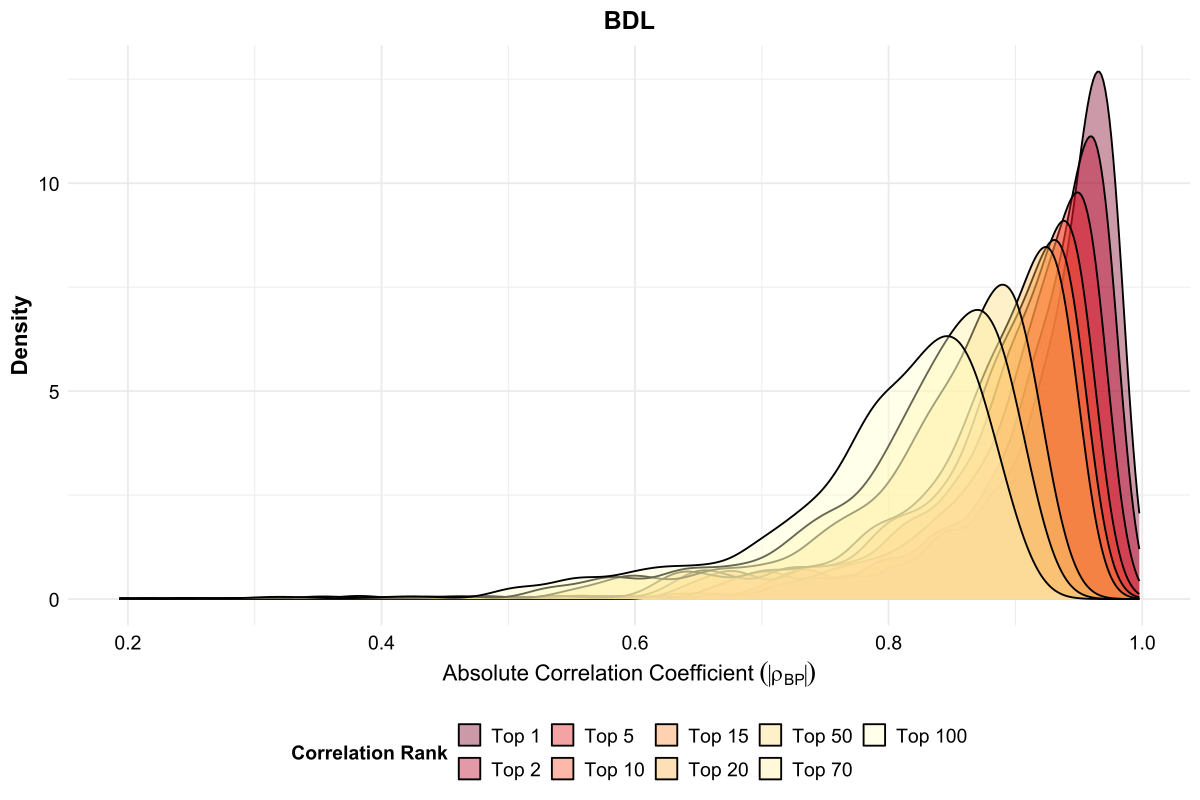

This figure's R source:
# ==============================================================================
# SCRIPT: Protein_Correlation_Density_BDL.R
# OBJECTIVE: Quantify the 'Correlatability' of the protein landscape.
#            Calculate the distribution of Top N absolute correlations (|r|)
#            among 943 proteins in the BDL dataset.
# ==============================================================================

library(data.table)
library(ggplot2)
library(gridExtra)

# 1. LOAD DATA
# -------------------------------------------------------------------------
print("Loading BDL data...")
load("C:/Users/ngoune/Documents/Projet I/Protein_Modeling_share/Cross_Data_Analysis/DTccl4_DT_LCPM_Gene_Protein_full.RData")
#load("C:/Users/ngoune/Documents/Projet I/Protein_Modeling_share/Cross_Data_Analysis/Funktionen_Merged_Data/Batch_corrected_data/DTccl4_DT_LCPM_BatchCorrected_3_Groups.RData")
BDL_DT <- DTccl4_DT_LCPM[is.na(TreatmentTime)] # BDL samples have NA TreatmentTime
#BDL_DT <- Full_DT[is.na(TreatmentTime)] # BDL samples have NA TreatmentTime

#sub_dt <- BDL_DT[Treatment %in% c("BDL", "control")]

# Create a mapping for ProteinID (Uniprot Accessions)
#protein_map <- unique(sub_dt[, .(GeneProtein, ProteinID)])
protein_map <- unique(BDL_DT[, .(GeneProtein, ProteinID)])
setkey(protein_map, GeneProtein)

# 2. PREPARE MATRIX (943 Proteins x 12 Samples)
# -------------------------------------------------------------------------
#dat_wide <- dcast(sub_dt, GeneProtein ~ MiceInfo, value.var = "ProteinIntensity") 
dat_wide <- dcast(BDL_DT, GeneProtein ~ MiceInfo, value.var = "ProteinIntensity") 
mat <- as.matrix(dat_wide[, -1, with = FALSE])
rownames(mat) <- dat_wide$GeneProtein

# Ensure no missing values for correlation
mat_clean <- na.omit(mat)
print(paste("Proteins analyzed:", nrow(mat_clean)))

# 3. COMPUTE CORRELATION MATRIX (Pearson)
# -------------------------------------------------------------------------
print("Calculating 943x943 correlation matrix...")
cor_mat <- cor(t(mat_clean), method = "pearson")
# Take absolute values to handle anti-correlations
abs_cor_mat <- abs(cor_mat)

# 4. EXTRACT TOP N CORRELS PER PROTEIN
# -------------------------------------------------------------------------
# Diagonal is 1.0 (self), so we must ignore it
diag(abs_cor_mat) <- 0 

extract_top_n_stats <- function(mat, n_val) {
  # Sort each row and pick the n-th largest value
  top_vals <- apply(mat, 1, function(x) {
    sorted_x <- sort(x, decreasing = TRUE)
    return(sorted_x[n_val])
  })
  return(data.table(Protein = names(top_vals), Max_R = top_vals, Tier = paste0("Top ", n_val)))
}

tiers <- c(1, 2, 5, 10, 15, 20, 50, 70, 100)
results_list <- lapply(tiers, function(n) extract_top_n_stats(abs_cor_mat, n))
combined_results <- rbindlist(results_list)

# 5. VISUALIZATION
# -------------------------------------------------------------------------
pdf_path <- "C:/Users/ngoune/Documents/Projet I/Protein_Modeling_share/New_Data/Protein_Correlation_Density_BDL.pdf"
cairo_pdf(pdf_path, width = 12, height = 8)

# Figure 1: Overlaid Densities
p_dens <- ggplot(combined_results, aes(x = Max_R, fill = factor(Tier, levels = paste0("Top ", tiers)))) +
  geom_density(alpha = 0.4) +
  scale_fill_brewer(palette = "YlOrRd", direction = -1) +
  labs(title = "BDL",
       x = expression(Absolute~Correlation~Coefficient~(abs(rho[BP]))), 
       y = "Density",
       fill = "Correlation Rank") +
  theme_minimal(base_size = 14) +
  theme(plot.title = element_text(face="bold", size=18, hjust = 0.5),
        axis.title = element_text(size = 16, face = "bold"),
        axis.text = element_text(size = 14, color = "black"),
        legend.text = element_text(size = 14),
        legend.title = element_text(size = 14, face = "bold"),
        legend.position = "bottom")

# Figure 2: Faceted View for Clarity
p_facet <- ggplot(combined_results, aes(x = Max_R, fill = Tier)) +
  geom_histogram(bins = 50, color = "white", linewidth = 0.1) +
  facet_wrap(~factor(Tier, levels = paste0("Top ", tiers)), scales = "free_y") +
  labs(title = "BDL",
       x = expression(Absolute~Correlation~Coefficient~(abs(rho[BP]))),
       y = "Frequency") +
  theme_minimal(base_size = 14) +
  theme(plot.title = element_text(face="bold", size=18, hjust = 0.5),
        axis.title = element_text(size = 16, face = "bold"),
        axis.text = element_text(size = 14, color = "black"),
        strip.text = element_text(size = 14, face = "bold"),
        legend.position = "none")

# Page 1: Overlaid Densities
print(p_dens)

# Page 2: Faceted Histograms
print(p_facet)

# -------------------------------------------------------------------------
# 6. GLOBAL CENTRALITY (MASTER DRIVERS)
# -------------------------------------------------------------------------
# Identify proteins that correlate well with EVERYTHING
centrality_stats <- data.table(
  GeneProtein = rownames(abs_cor_mat),
  Min_Abs_R   = apply(abs_cor_mat, 1, min),
  Mean_Abs_R  = apply(abs_cor_mat, 1, mean),
  Thresh_80pct = apply(abs_cor_mat, 1, function(x) quantile(x, probs = 0.20)),
  Thresh_90pct = apply(abs_cor_mat, 1, function(x) quantile(x, probs = 0.10))
)

# Merge with IDs for plotting
centrality_stats <- merge(centrality_stats, protein_map, by = "GeneProtein")
setnames(centrality_stats, "ProteinID", "Protein")

# Page 3: Top 10 Master Proteins (saved) and Top 30 Master Proteins (plotted)
top_10_min <- centrality_stats[order(-Min_Abs_R)][1:10] #10
top_30_min <- centrality_stats[order(-Min_Abs_R)][1:30]

p_top_min <- ggplot(top_30_min, aes(x = reorder(Protein, Min_Abs_R), y = Min_Abs_R)) +
  geom_bar(stat = "identity", fill = "purple") +
  coord_flip() +
  labs(title = "BDL",
       x = "Protein", y = expression(Minimum~abs(rho[BP]))) +
  theme_minimal(base_size = 14) +
  theme(plot.title = element_text(face="bold", size=18, hjust = 0.5),
        axis.title = element_text(size = 16, face = "bold"),
        axis.text = element_text(size = 14, color = "black"))

# Page 3: Top 50 Master Proteins (Mean |rho_BP|)
top_50_mean <- centrality_stats[order(-Mean_Abs_R)][1:50]

p_top_mean <- ggplot(top_50_mean, aes(x = reorder(Protein, Mean_Abs_R), y = Mean_Abs_R)) +
  geom_bar(stat = "identity", fill = "darkgreen") +
  coord_flip() +
  labs(title = "BDL",
       x = "Protein", y = expression(Mean~abs(rho[BP]))) +
  theme_minimal(base_size = 14) +
  theme(plot.title = element_text(face="bold", size=18, hjust = 0.5),
        axis.title = element_text(size = 16, face = "bold"),
        axis.text.y = element_text(size = 8.5, color = "black"),
        axis.text.x = element_text(size = 12, color = "black"))

# Print Page 3 (Top 50 Hubs)
print(p_top_mean)

# Page 4: Top 50 Mastery (80% Coverage)
top_50_80pct <- centrality_stats[order(-Thresh_80pct)][1:50]

p_top_80 <- ggplot(top_50_80pct, aes(x = reorder(Protein, Thresh_80pct), y = Thresh_80pct)) +
  geom_bar(stat = "identity", fill = "#E67E22", width = 0.75) +
  coord_flip() +
  labs(title = expression(bold("BDL")),
       x = expression(bold("Protein")), 
       y = expression(bold("Threshold |"*rho[BP]*"| (80% coverage)"))) +
  theme_bw(base_size = 14, base_family = "sans") +
  theme(
    text = element_text(family = "sans"),
    plot.title = element_text(family = "sans", face = "bold", size = 18, hjust = 0.5, color = "black", margin = margin(b = 10)),
    axis.title.x = element_text(family = "sans", face = "bold", size = 14, color = "black"),
    axis.title.y = element_text(family = "sans", face = "bold", size = 14, color = "black"),
    axis.text.x  = element_text(family = "sans", face = "bold", size = 12, color = "black"),
    axis.text.y  = element_text(family = "sans", face = "bold", size = 9, color = "black"),
    panel.grid.major = element_line(color = "grey90", linewidth = 0.3),
    panel.grid.minor = element_blank(),
    panel.border     = element_rect(color = "black", fill = NA, linewidth = 1.1)
  )

# Page 5: Top 50 Mastery (90% Coverage)
top_50_90pct <- centrality_stats[order(-Thresh_90pct)][1:50]

p_top_90 <- ggplot(top_50_90pct, aes(x = reorder(Protein, Thresh_90pct), y = Thresh_90pct)) +
  geom_bar(stat = "identity", fill = "brown") +
  coord_flip() +
  labs(title = "BDL",
       x = "Protein", y = expression(Threshold~abs(rho[BP])~(90*'% Coverage'))) +
  theme_minimal(base_size = 14) +
  theme(plot.title = element_text(face="bold", size=18, hjust = 0.5),
        axis.title = element_text(size = 16, face = "bold"),
        axis.text.y = element_text(size = 8.5, color = "black"),
        axis.text.x = element_text(size = 12, color = "black"))

# Print Page 4 (Top 50 Mastery 80% Coverage)
print(p_top_80)

# Print Page 5 (Top 50 Mastery 90% Coverage)
print(p_top_90)

dev.off()

#rdata_path <- "C:/Users/ngoune/Documents/Projet I/Protein_Modeling_share/New_Data/Top10_Mastery_Hubs_Protein_BDL_Raw.RData"
#save(top_10_mean, top_10_80pct, top_10_90pct, file = rdata_path)



top_10_mean  <- centrality_stats[order(-Mean_Abs_R)][1:10]
top_10_80pct <- centrality_stats[order(-Thresh_80pct)][1:10]
top_10_90pct <- centrality_stats[order(-Thresh_90pct)][1:10]

rdata_path <- "C:/Users/ngoune/Documents/Projet I/Protein_Modeling_share/New_Data/Top10_Mastery_Hubs_Protein_BDL_Batch.RData"
save(top_10_mean, top_10_80pct, top_10_90pct, file = rdata_path)



# rdata_path <- "C:/Users/ngoune/Documents/Projet I/Protein_Modeling_share/New_Data/Top30_Mastery_Hubs_BDL_Batch_Full.RData"
# save(top_30_mean, top_30_80pct, top_30_90pct, file = rdata_path)
# print(paste("Saved Top 30 RData to:", rdata_path))

# rdata_path <- "C:/Users/ngoune/Documents/Projet I/Protein_Modeling_share/New_Data/Top30_Mastery_Hubs_BDL_Batch_Subset.RData"
# save(top_30_mean, top_30_80pct, top_30_90pct, file = rdata_path)
# print(paste("Saved Top 30 RData to:", rdata_path))


# rdata_path <- "C:/Users/ngoune/Documents/Projet I/Protein_Modeling_share/New_Data/Top30_Mastery_Hubs_BDL_Full.RData"
# save(top_30_mean, top_30_80pct, top_30_90pct, file = rdata_path)
# print(paste("Saved Top 30 RData to:", rdata_path))

# rdata_path <- "C:/Users/ngoune/Documents/Projet I/Protein_Modeling_share/New_Data/Top30_Mastery_Hubs_BDL_Subset.RData"
# save(top_30_mean, top_30_80pct, top_30_90pct, file = rdata_path)
# print(paste("Saved Top 30 RData to:", rdata_path))

print(paste("SUCCESS! BDL Correlation Density & Centrality report saved to:", pdf_path))



# ==============================================================================
# OPTION 3: MERGED DATASET MASTERY HUB PROTEINS CALCULATION (Darwin's addition)
# ==============================================================================
# This section calculates the Top 10 Mastery Hubs directly on the combined
# BDL + CCl4 merged dataset (after ComBat batch correction) so they can be
# used for Procedure 3 (merged data modeling).

print("Loading Merged Batch-Corrected dataset...")
load("C:/Users/ngoune/Documents/Projet I/Protein_Modeling_share/New_Data/DTccl4_DT_LCPM_BatchCorrected_3_Groups.RData")
Full_DT <- as.data.table(Full_DT)

# Use ComBat corrected values for protein intensities
Full_DT$ProteinIntensity <- Full_DT$ComBat_Protein_Raw

# Identify the 943 core overlap proteins in the merged dataset
prot_bdl <- unique(Full_DT[Treatment %in% c("BDL", "control", "BDL_ASBTi"), GeneProtein])
prot_ccl4 <- unique(Full_DT[Treatment %in% c("ccl4", "oil"), GeneProtein])
core_merged_proteins <- intersect(prot_bdl, prot_ccl4)

Full_DT_core <- Full_DT[GeneProtein %in% core_merged_proteins]

# Create a mapping for ProteinID (Uniprot Accessions)
protein_map_merged <- unique(Full_DT_core[, .(GeneProtein, ProteinID)])
setkey(protein_map_merged, GeneProtein)

# Prepare Matrix (943 Proteins x all mice in merged dataset)
dat_wide_merged <- dcast(Full_DT_core, GeneProtein ~ MiceInfo, value.var = "ProteinIntensity")
mat_merged <- as.matrix(dat_wide_merged[, -1, with = FALSE])
rownames(mat_merged) <- dat_wide_merged$GeneProtein

# Omit missing values for correlation (excluding mice with no protein data)
non_empty_cols_merged <- colnames(mat_merged)[colSums(!is.na(mat_merged)) > 0]
mat_merged_valid <- mat_merged[, non_empty_cols_merged, drop = FALSE]
mat_merged_clean <- na.omit(mat_merged_valid)
print(paste("Merged Proteins analyzed:", nrow(mat_merged_clean)))

# Compute Correlation Matrix (Pearson)
print("Calculating 943x943 merged correlation matrix...")
cor_mat_merged <- cor(t(mat_merged_clean), method = "pearson")
abs_cor_mat_merged <- abs(cor_mat_merged)
diag(abs_cor_mat_merged) <- 0

# Compute Centrality Statistics
print("Calculating merged centrality statistics...")
centrality_stats_merged <- data.table(
  GeneProtein = rownames(abs_cor_mat_merged),
  Min_Abs_R   = apply(abs_cor_mat_merged, 1, min),
  Mean_Abs_R  = apply(abs_cor_mat_merged, 1, mean),
  Thresh_80pct = apply(abs_cor_mat_merged, 1, function(x) quantile(x, probs = 0.20)),
  Thresh_90pct = apply(abs_cor_mat_merged, 1, function(x) quantile(x, probs = 0.10))
)

centrality_stats_merged <- merge(centrality_stats_merged, protein_map_merged, by = "GeneProtein")
setnames(centrality_stats_merged, "ProteinID", "Protein")

# Extract Top 10 Mastery Hubs
top_10_mean  <- centrality_stats_merged[order(-Mean_Abs_R)][1:10]
top_10_80pct <- centrality_stats_merged[order(-Thresh_80pct)][1:10]
top_10_90pct <- centrality_stats_merged[order(-Thresh_90pct)][1:10]

# Save Merged Mastery RData file
merged_rdata_path <- "C:/Users/ngoune/Documents/Projet I/Protein_Modeling_share/New_Data/Top10_Mastery_Hubs_Protein_Merged_Batch.RData"
save(top_10_mean, top_10_80pct, top_10_90pct, file = merged_rdata_path)

print(paste("SUCCESS! Merged Mastery Hubs saved to:", merged_rdata_path))
print("Selected Top 10 Merged Mastery Hubs (80% Coverage threshold):")
print(top_10_80pct[, .(Protein, Thresh_80pct)])


# ==============================================================================
# BATCH-CORRECTED BDL & CCL4 MASTERY HUB PROTEINS CALCULATION (Darwin's addition)
# ==============================================================================
# This section calculates the Top 10 Mastery Hubs for BDL and CCL4 separately
# using the batch-corrected dataset (Full_DT with ComBat_Protein_Raw).
# This corrects the original bug where BDL_Batch and CCL4_Batch files were
# calculated on raw, uncorrected data.

# A. BDL BATCH-CORRECTED HUBS
print("\nCalculating BDL batch-corrected centrality statistics...")
BDL_DT_batch <- Full_DT_core[is.na(TreatmentTime)] # BDL has NA TreatmentTime

dat_wide_bdl_batch <- dcast(BDL_DT_batch, GeneProtein ~ MiceInfo, value.var = "ProteinIntensity")
mat_bdl_batch <- as.matrix(dat_wide_bdl_batch[, -1, with = FALSE])
rownames(mat_bdl_batch) <- dat_wide_bdl_batch$GeneProtein

non_empty_cols_bdl_batch <- colnames(mat_bdl_batch)[colSums(!is.na(mat_bdl_batch)) > 0]
mat_bdl_batch_valid <- mat_bdl_batch[, non_empty_cols_bdl_batch, drop = FALSE]
mat_bdl_batch_clean <- na.omit(mat_bdl_batch_valid)
print(paste("BDL Batch Proteins analyzed:", nrow(mat_bdl_batch_clean)))

cor_mat_bdl <- cor(t(mat_bdl_batch_clean), method = "pearson")
abs_cor_mat_bdl <- abs(cor_mat_bdl)
diag(abs_cor_mat_bdl) <- 0

centrality_stats_bdl <- data.table(
  GeneProtein = rownames(abs_cor_mat_bdl),
  Min_Abs_R   = apply(abs_cor_mat_bdl, 1, min),
  Mean_Abs_R  = apply(abs_cor_mat_bdl, 1, mean),
  Thresh_80pct = apply(abs_cor_mat_bdl, 1, function(x) quantile(x, probs = 0.20)),
  Thresh_90pct = apply(abs_cor_mat_bdl, 1, function(x) quantile(x, probs = 0.10))
)
centrality_stats_bdl <- merge(centrality_stats_bdl, protein_map_merged, by = "GeneProtein")
setnames(centrality_stats_bdl, "ProteinID", "Protein")

top_10_mean_bdl  <- centrality_stats_bdl[order(-Mean_Abs_R)][1:10]
top_10_80pct_bdl <- centrality_stats_bdl[order(-Thresh_80pct)][1:10]
top_10_90pct_bdl <- centrality_stats_bdl[order(-Thresh_90pct)][1:10]

# Assign to target names and save
top_10_mean  <- top_10_mean_bdl
top_10_80pct <- top_10_80pct_bdl
top_10_90pct <- top_10_90pct_bdl

bdl_rdata_path <- "C:/Users/ngoune/Documents/Projet I/Protein_Modeling_share/New_Data/Top10_Mastery_Hubs_Protein_BDL_Batch.RData"
save(top_10_mean, top_10_80pct, top_10_90pct, file = bdl_rdata_path)
print(paste("SUCCESS! BDL Batch-Corrected Mastery Hubs saved to:", bdl_rdata_path))


# B. CCL4 BATCH-CORRECTED HUBS
print("\nCalculating CCL4 batch-corrected centrality statistics...")
CCL4_DT_batch <- Full_DT_core[!is.na(TreatmentTime)] # CCL4 has non-NA TreatmentTime

dat_wide_ccl4_batch <- dcast(CCL4_DT_batch, GeneProtein ~ MiceInfo, value.var = "ProteinIntensity")
mat_ccl4_batch <- as.matrix(dat_wide_ccl4_batch[, -1, with = FALSE])
rownames(mat_ccl4_batch) <- dat_wide_ccl4_batch$GeneProtein

non_empty_cols_ccl4_batch <- colnames(mat_ccl4_batch)[colSums(!is.na(mat_ccl4_batch)) > 0]
mat_ccl4_batch_valid <- mat_ccl4_batch[, non_empty_cols_ccl4_batch, drop = FALSE]
mat_ccl4_batch_clean <- na.omit(mat_ccl4_batch_valid)
print(paste("CCL4 Batch Proteins analyzed:", nrow(mat_ccl4_batch_clean)))

cor_mat_ccl4 <- cor(t(mat_ccl4_batch_clean), method = "pearson")
abs_cor_mat_ccl4 <- abs(cor_mat_ccl4)
diag(abs_cor_mat_ccl4) <- 0

centrality_stats_ccl4 <- data.table(
  GeneProtein = rownames(abs_cor_mat_ccl4),
  Min_Abs_R   = apply(abs_cor_mat_ccl4, 1, min),
  Mean_Abs_R  = apply(abs_cor_mat_ccl4, 1, mean),
  Thresh_80pct = apply(abs_cor_mat_ccl4, 1, function(x) quantile(x, probs = 0.20)),
  Thresh_90pct = apply(abs_cor_mat_ccl4, 1, function(x) quantile(x, probs = 0.10))
)
centrality_stats_ccl4 <- merge(centrality_stats_ccl4, protein_map_merged, by = "GeneProtein")
setnames(centrality_stats_ccl4, "ProteinID", "Protein")

top_10_mean_ccl4  <- centrality_stats_ccl4[order(-Mean_Abs_R)][1:10]
top_10_80pct_ccl4 <- centrality_stats_ccl4[order(-Thresh_80pct)][1:10]
top_10_90pct_ccl4 <- centrality_stats_ccl4[order(-Thresh_90pct)][1:10]

# Assign to target names and save
top_10_mean  <- top_10_mean_ccl4
top_10_80pct <- top_10_80pct_ccl4
top_10_90pct <- top_10_90pct_ccl4

ccl4_rdata_path <- "C:/Users/ngoune/Documents/Projet I/Protein_Modeling_share/New_Data/Top10_Mastery_Hubs_Protein_CCL4_Batch.RData"
save(top_10_mean, top_10_80pct, top_10_90pct, file = ccl4_rdata_path)
print(paste("SUCCESS! CCL4 Batch-Corrected Mastery Hubs saved to:", ccl4_rdata_path))


# ==============================================================================
# RAW (UNCORRECTED) BDL, CCL4 & MERGED MASTERY HUB PROTEINS CALCULATION
# ==============================================================================
# This section calculates the Top 10 Mastery Hubs for BDL, CCL4, and Merged
# separately using the raw uncorrected dataset (DTccl4_DT_LCPM).

print("\nLoading Raw Uncorrected dataset...")
load("C:/Users/ngoune/Documents/Projet I/Protein_Modeling_share/Cross_Data_Analysis/DTccl4_DT_LCPM_Gene_Protein_full.RData")
DT_raw <- as.data.table(DTccl4_DT_LCPM)

# Identify the 943 core overlap proteins in the raw dataset
prot_bdl_raw <- unique(DT_raw[Treatment %in% c("BDL", "control", "BDL_ASBTi"), GeneProtein])
prot_ccl4_raw <- unique(DT_raw[Treatment %in% c("ccl4", "oil"), GeneProtein])
core_raw_proteins <- intersect(prot_bdl_raw, prot_ccl4_raw)

DT_raw_core <- DT_raw[GeneProtein %in% core_raw_proteins]

# Create a mapping for ProteinID (Uniprot Accessions)
protein_map_raw <- unique(DT_raw_core[, .(GeneProtein, ProteinID)])
setkey(protein_map_raw, GeneProtein)

# A. BDL RAW HUBS
print("Calculating BDL raw centrality statistics...")
BDL_DT_raw <- DT_raw_core[is.na(TreatmentTime)]

dat_wide_bdl_raw <- dcast(BDL_DT_raw, GeneProtein ~ MiceInfo, value.var = "ProteinIntensity")
mat_bdl_raw <- as.matrix(dat_wide_bdl_raw[, -1, with = FALSE])
rownames(mat_bdl_raw) <- dat_wide_bdl_raw$GeneProtein

non_empty_cols_bdl_raw <- colnames(mat_bdl_raw)[colSums(!is.na(mat_bdl_raw)) > 0]
mat_bdl_raw_valid <- mat_bdl_raw[, non_empty_cols_bdl_raw, drop = FALSE]
mat_bdl_raw_clean <- na.omit(mat_bdl_raw_valid)
print(paste("BDL Raw Proteins analyzed:", nrow(mat_bdl_raw_clean)))

cor_mat_bdl_raw <- cor(t(mat_bdl_raw_clean), method = "pearson")
abs_cor_mat_bdl_raw <- abs(cor_mat_bdl_raw)
diag(abs_cor_mat_bdl_raw) <- 0

centrality_stats_bdl_raw <- data.table(
  GeneProtein = rownames(abs_cor_mat_bdl_raw),
  Min_Abs_R   = apply(abs_cor_mat_bdl_raw, 1, min),
  Mean_Abs_R  = apply(abs_cor_mat_bdl_raw, 1, mean),
  Thresh_80pct = apply(abs_cor_mat_bdl_raw, 1, function(x) quantile(x, probs = 0.20)),
  Thresh_90pct = apply(abs_cor_mat_bdl_raw, 1, function(x) quantile(x, probs = 0.10))
)
centrality_stats_bdl_raw <- merge(centrality_stats_bdl_raw, protein_map_raw, by = "GeneProtein")
setnames(centrality_stats_bdl_raw, "ProteinID", "Protein")

top_10_mean_bdl_raw  <- centrality_stats_bdl_raw[order(-Mean_Abs_R)][1:10]
top_10_80pct_bdl_raw <- centrality_stats_bdl_raw[order(-Thresh_80pct)][1:10]
top_10_90pct_bdl_raw <- centrality_stats_bdl_raw[order(-Thresh_90pct)][1:10]

top_10_mean  <- top_10_mean_bdl_raw
top_10_80pct <- top_10_80pct_bdl_raw
top_10_90pct <- top_10_90pct_bdl_raw

bdl_raw_rdata_path <- "C:/Users/ngoune/Documents/Projet I/Protein_Modeling_share/New_Data/Top10_Mastery_Hubs_Protein_BDL_Raw.RData"
save(top_10_mean, top_10_80pct, top_10_90pct, file = bdl_raw_rdata_path)
print(paste("SUCCESS! BDL Raw Mastery Hubs saved to:", bdl_raw_rdata_path))


# B. CCL4 RAW HUBS
print("Calculating CCL4 raw centrality statistics...")
CCL4_DT_raw <- DT_raw_core[!is.na(TreatmentTime)]

dat_wide_ccl4_raw <- dcast(CCL4_DT_raw, GeneProtein ~ MiceInfo, value.var = "ProteinIntensity")
mat_ccl4_raw <- as.matrix(dat_wide_ccl4_raw[, -1, with = FALSE])
rownames(mat_ccl4_raw) <- dat_wide_ccl4_raw$GeneProtein

non_empty_cols_ccl4_raw <- colnames(mat_ccl4_raw)[colSums(!is.na(mat_ccl4_raw)) > 0]
mat_ccl4_raw_valid <- mat_ccl4_raw[, non_empty_cols_ccl4_raw, drop = FALSE]
mat_ccl4_raw_clean <- na.omit(mat_ccl4_raw_valid)
print(paste("CCL4 Raw Proteins analyzed:", nrow(mat_ccl4_raw_clean)))

cor_mat_ccl4_raw <- cor(t(mat_ccl4_raw_clean), method = "pearson")
abs_cor_mat_ccl4_raw <- abs(cor_mat_ccl4_raw)
diag(abs_cor_mat_ccl4_raw) <- 0

centrality_stats_ccl4_raw <- data.table(
  GeneProtein = rownames(abs_cor_mat_ccl4_raw),
  Min_Abs_R   = apply(abs_cor_mat_ccl4_raw, 1, min),
  Mean_Abs_R  = apply(abs_cor_mat_ccl4_raw, 1, mean),
  Thresh_80pct = apply(abs_cor_mat_ccl4_raw, 1, function(x) quantile(x, probs = 0.20)),
  Thresh_90pct = apply(abs_cor_mat_ccl4_raw, 1, function(x) quantile(x, probs = 0.10))
)
centrality_stats_ccl4_raw <- merge(centrality_stats_ccl4_raw, protein_map_raw, by = "GeneProtein")
setnames(centrality_stats_ccl4_raw, "ProteinID", "Protein")

top_10_mean_ccl4_raw  <- centrality_stats_ccl4_raw[order(-Mean_Abs_R)][1:10]
top_10_80pct_ccl4_raw <- centrality_stats_ccl4_raw[order(-Thresh_80pct)][1:10]
top_10_90pct_ccl4_raw <- centrality_stats_ccl4_raw[order(-Thresh_90pct)][1:10]

top_10_mean  <- top_10_mean_ccl4_raw
top_10_80pct <- top_10_80pct_ccl4_raw
top_10_90pct <- top_10_90pct_ccl4_raw

ccl4_raw_rdata_path <- "C:/Users/ngoune/Documents/Projet I/Protein_Modeling_share/New_Data/Top10_Mastery_Hubs_Protein_CCL4_Raw.RData"
save(top_10_mean, top_10_80pct, top_10_90pct, file = ccl4_raw_rdata_path)
print(paste("SUCCESS! CCL4 Raw Mastery Hubs saved to:", ccl4_raw_rdata_path))


# C. MERGED RAW HUBS
print("Calculating Merged raw centrality statistics...")
Merged_DT_raw <- DT_raw_core

dat_wide_merged_raw <- dcast(Merged_DT_raw, GeneProtein ~ MiceInfo, value.var = "ProteinIntensity")
mat_merged_raw <- as.matrix(dat_wide_merged_raw[, -1, with = FALSE])
rownames(mat_merged_raw) <- dat_wide_merged_raw$GeneProtein

non_empty_cols_merged_raw <- colnames(mat_merged_raw)[colSums(!is.na(mat_merged_raw)) > 0]
mat_merged_raw_valid <- mat_merged_raw[, non_empty_cols_merged_raw, drop = FALSE]
mat_merged_raw_clean <- na.omit(mat_merged_raw_valid)
print(paste("Merged Raw Proteins analyzed:", nrow(mat_merged_raw_clean)))

cor_mat_merged_raw <- cor(t(mat_merged_raw_clean), method = "pearson")
abs_cor_mat_merged_raw <- abs(cor_mat_merged_raw)
diag(abs_cor_mat_merged_raw) <- 0

centrality_stats_merged_raw <- data.table(
  GeneProtein = rownames(abs_cor_mat_merged_raw),
  Min_Abs_R   = apply(abs_cor_mat_merged_raw, 1, min),
  Mean_Abs_R  = apply(abs_cor_mat_merged_raw, 1, mean),
  Thresh_80pct = apply(abs_cor_mat_merged_raw, 1, function(x) quantile(x, probs = 0.20)),
  Thresh_90pct = apply(abs_cor_mat_merged_raw, 1, function(x) quantile(x, probs = 0.10))
)
centrality_stats_merged_raw <- merge(centrality_stats_merged_raw, protein_map_raw, by = "GeneProtein")
setnames(centrality_stats_merged_raw, "ProteinID", "Protein")

top_10_mean_merged_raw  <- centrality_stats_merged_raw[order(-Mean_Abs_R)][1:10]
top_10_80pct_merged_raw <- centrality_stats_merged_raw[order(-Thresh_80pct)][1:10]
top_10_90pct_merged_raw <- centrality_stats_merged_raw[order(-Thresh_90pct)][1:10]

top_10_mean  <- top_10_mean_merged_raw
top_10_80pct <- top_10_80pct_merged_raw
top_10_90pct <- top_10_90pct_merged_raw

merged_raw_rdata_path <- "C:/Users/ngoune/Documents/Projet I/Protein_Modeling_share/New_Data/Top10_Mastery_Hubs_Protein_Merged_Raw.RData"
save(top_10_mean, top_10_80pct, top_10_90pct, file = merged_raw_rdata_path)
print(paste("SUCCESS! Merged Raw Mastery Hubs saved to:", merged_raw_rdata_path))
